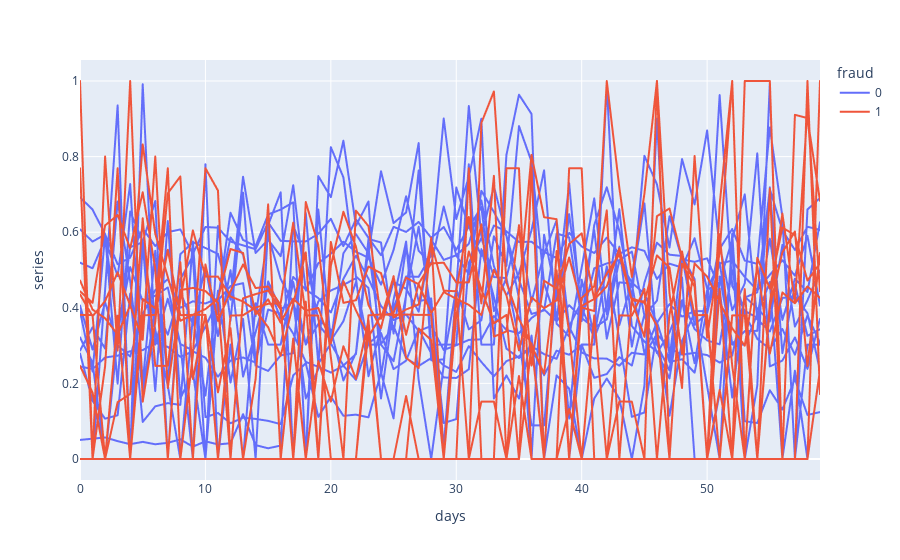

The cell this chart's notebook holds for it:
### Code cell
df_series_stack = pd.DataFrame(df_training_gasratio.iloc[:20, :-1].stack()).reset_index().rename(columns={'level_1':'days', 0: 'series'})
df_series_stack = df_series_stack.merge(df_info[['ico','fraud']], on='ico')

fig = px.line(df_series_stack, x="days", y="series", color="fraud",
              line_group="ico", hover_name="ico")
fig.show()

### Figure 1 — Plotly figure (JSON) as saved in the notebook; plotly's stock layout.template omitted (floating-point values rounded to 4 significant figures)
{"data": [{"hovertemplate": "<b>%{hovertext}</b><br><br>fraud=0<br>ico=0X<br>days=%{x}<br>series=%{y}<extra></extra>", "hovertext": ["0X", "0X", "0X", "0X", "0X", "0X", "0X", "0X", "0X", "0X", "0X", "0X", "0X", "0X", "0X", "0X", "0X", "0X", "0X", "0X", "0X", "0X", "0X", "0X", "0X", "0X", "0X", "0X", "0X", "0X", "0X", "0X", "0X", "0X", "0X", "0X", "0X", "0X", "0X", "0X", "0X", "0X", "0X", "0X", "0X", "0X", "0X", "0X", "0X", "0X", "0X", "0X", "0X", "0X", "0X", "0X", "0X", "0X", "0X", "0X"], "legendgroup": "0", "line": {"color": "#636efa", "dash": "solid"}, "mode": "lines", "name": "0", "showlegend": true, "type": "scattergl", "visible": true, "x": [0, 1, 2, 3, 4, 5, 6, 7, 8, 9, 10, 11, 12, 13, 14, 15, 16, 17, 18, 19, 20, 21, 22, 23, 24, 25, 26, 27, 28, 29, 30, 31, 32, 33, 34, 35, 36, 37, 38, 39, 40, 41, 42, 43, 44, 45, 46, 47, 48, 49, 50, 51, 52, 53, 54, 55, 56, 57, 58, 59], "xaxis": "x", "y": [0.2449, 0.2378, 0.2685, 0.2733, 0.2851, 0.2881, 0.3072, 0.2965, 0.2704, 0.2848, 0.2679, 0.2178, 0.2604, 0.2685, 0.2551, 0.3953, 0.3846, 0.3317, 0.2569, 0.2438, 0.2288, 0.2467, 0.2092, 0.3052, 0.3332, 0.2377, 0.2601, 0.3437, 0.2795, 0.2477, 0.2304, 0.2986, 0.2567, 0.2187, 0.259, 0.2716, 0.2984, 0.2774, 0.265, 0.3504, 0.282, 0.2662, 0.2656, 0.2468, 0.2811, 0.2764, 0.3304, 0.2925, 0.2759, 0.2808, 0.2749, 0.255, 0.2736, 0.4295, 0.3985, 0.3637, 0.5664, 0.3503, 0.42, 0.4982], "yaxis": "y"}, {"hovertemplate": "<b>%{hovertext}</b><br><br>fraud=0<br>ico=AELF<br>days=%{x}<br>series=%{y}<extra></extra>", "hovertext": ["AELF", "AELF", "AELF", "AELF", "AELF", "AELF", "AELF", "AELF", "AELF", "AELF", "AELF", "AELF", "AELF", "AELF", "AELF", "AELF", "AELF", "AELF", "AELF", "AELF", "AELF", "AELF", "AELF", "AELF", "AELF", "AELF", "AELF", "AELF", "AELF", "AELF", "AELF", "AELF", "AELF", "AELF", "AELF", "AELF", "AELF", "AELF", "AELF", "AELF", "AELF", "AELF", "AELF", "AELF", "AELF", "AELF", "AELF", "AELF", "AELF", "AELF", "AELF", "AELF", "AELF", "AELF", "AELF", "AELF", "AELF", "AELF", "AELF", "AELF"], "legendgroup": "0", "line": {"color": "#636efa", "dash": "solid"}, "mode": "lines", "name": "0", "showlegend": false, "type": "scattergl", "visible": true, "x": [0, 1, 2, 3, 4, 5, 6, 7, 8, 9, 10, 11, 12, 13, 14, 15, 16, 17, 18, 19, 20, 21, 22, 23, 24, 25, 26, 27, 28, 29, 30, 31, 32, 33, 34, 35, 36, 37, 38, 39, 40, 41, 42, 43, 44, 45, 46, 47, 48, 49, 50, 51, 52, 53, 54, 55, 56, 57, 58, 59], "xaxis": "x", "y": [0.5195, 0.5046, 0.5819, 0.4839, 0.7274, 0.201, 0.5508, 0.2057, 0.5416, 0.5736, 0.5582, 0.5425, 0.4214, 0.7467, 0.5451, 0.5801, 0.5364, 0.7243, 0.4456, 0.5179, 0.5433, 0.5748, 0.5481, 0.5326, 0.4612, 0.5529, 0.695, 0.5509, 0.5151, 0.668, 0.5382, 0.4891, 0.7094, 0.6536, 0.5904, 0.4735, 0.3837, 0.3931, 0.5966, 0.5862, 0.3669, 0.5045, 0.5172, 0.5261, 0.5487, 0.3793, 0.4189, 0.6422, 0.5284, 0.5216, 0.5309, 0.4502, 0.1625, 0.4272, 0.4409, 0.7138, 0.605, 0.553, 0.6144, 0.606], "yaxis": "y"}, {"hovertemplate": "<b>%{hovertext}</b><br><br>fraud=0<br>ico=AERGO<br>days=%{x}<br>series=%{y}<extra></extra>", "hovertext": ["AERGO", "AERGO", "AERGO", "AERGO", "AERGO", "AERGO", "AERGO", "AERGO", "AERGO", "AERGO", "AERGO", "AERGO", "AERGO", "AERGO", "AERGO", "AERGO", "AERGO", "AERGO", "AERGO", "AERGO", "AERGO", "AERGO", "AERGO", "AERGO", "AERGO", "AERGO", "AERGO", "AERGO", "AERGO", "AERGO", "AERGO", "AERGO", "AERGO", "AERGO", "AERGO", "AERGO", "AERGO", "AERGO", "AERGO", "AERGO", "AERGO", "AERGO", "AERGO", "AERGO", "AERGO", "AERGO", "AERGO", "AERGO", "AERGO", "AERGO", "AERGO", "AERGO", "AERGO", "AERGO", "AERGO", "AERGO", "AERGO", "AERGO", "AERGO", "AERGO"], "legendgroup": "0", "line": {"color": "#636efa", "dash": "solid"}, "mode": "lines", "name": "0", "showlegend": false, "type": "scattergl", "visible": true, "x": [0, 1, 2, 3, 4, 5, 6, 7, 8, 9, 10, 11, 12, 13, 14, 15, 16, 17, 18, 19, 20, 21, 22, 23, 24, 25, 26, 27, 28, 29, 30, 31, 32, 33, 34, 35, 36, 37, 38, 39, 40, 41, 42, 43, 44, 45, 46, 47, 48, 49, 50, 51, 52, 53, 54, 55, 56, 57, 58, 59], "xaxis": "x", "y": [0.3908, 0.2315, 0.5906, 0.3392, 0.5076, 0.4174, 0.432, 0.4538, 0.3044, 0.2868, 0.3499, 0.4193, 0.4575, 0.4652, 0.2472, 0.233, 0.2742, 0.28, 0.6512, 0.252, 0.3057, 0.2472, 0.2777, 0.5585, 0.3044, 0.352, 0.2665, 0.2461, 0.267, 0.2157, 0.2144, 0.2374, 0.5551, 0.4283, 0.292, 0.2671, 0.2964, 0.2214, 0.2866, 0.2759, 0.302, 0.2146, 0.2248, 0.2696, 0.2473, 0.3818, 0.28, 0.3347, 0.42, 0.3439, 0.3139, 0.3033, 0.4988, 0.3845, 0.3178, 0.2911, 0.344, 0.2759, 0.3799, 0.3067], "yaxis": "y"}, {"hovertemplate": "<b>%{hovertext}</b><br><br>fraud=0<br>ico=AIRSWAP<br>days=%{x}<br>series=%{y}<extra></extra>", "hovertext": ["AIRSWAP", "AIRSWAP", "AIRSWAP", "AIRSWAP", "AIRSWAP", "AIRSWAP", "AIRSWAP", "AIRSWAP", "AIRSWAP", "AIRSWAP", "AIRSWAP", "AIRSWAP", "AIRSWAP", "AIRSWAP", "AIRSWAP", "AIRSWAP", "AIRSWAP", "AIRSWAP", "AIRSWAP", "AIRSWAP", "AIRSWAP", "AIRSWAP", "AIRSWAP", "AIRSWAP", "AIRSWAP", "AIRSWAP", "AIRSWAP", "AIRSWAP", "AIRSWAP", "AIRSWAP", "AIRSWAP", "AIRSWAP", "AIRSWAP", "AIRSWAP", "AIRSWAP", "AIRSWAP", "AIRSWAP", "AIRSWAP", "AIRSWAP", "AIRSWAP", "AIRSWAP", "AIRSWAP", "AIRSWAP", "AIRSWAP", "AIRSWAP", "AIRSWAP", "AIRSWAP", "AIRSWAP", "AIRSWAP", "AIRSWAP", "AIRSWAP", "AIRSWAP", "AIRSWAP", "AIRSWAP", "AIRSWAP", "AIRSWAP", "AIRSWAP", "AIRSWAP", "AIRSWAP", "AIRSWAP"], "legendgroup": "0", "line": {"color": "#636efa", "dash": "solid"}, "mode": "lines", "name": "0", "showlegend": false, "type": "scattergl", "visible": true, "x": [0, 1, 2, 3, 4, 5, 6, 7, 8, 9, 10, 11, 12, 13, 14, 15, 16, 17, 18, 19, 20, 21, 22, 23, 24, 25, 26, 27, 28, 29, 30, 31, 32, 33, 34, 35, 36, 37, 38, 39, 40, 41, 42, 43, 44, 45, 46, 47, 48, 49, 50, 51, 52, 53, 54, 55, 56, 57, 58, 59], "xaxis": "x", "y": [0.4062, 0.2895, 0.4148, 0.3008, 0.2711, 0.3838, 0.4469, 0.4759, 0.4001, 0.4172, 0.4114, 0.4249, 0.5862, 0.5406, 0.378, 0.5919, 0.476, 0.4133, 0.3043, 0.4169, 0.4457, 0.4605, 0.4784, 0.2189, 0.3485, 0.4686, 0.4506, 0.3897, 0.5805, 0.5267, 0.539, 0.5692, 0.6841, 0.5097, 0.4326, 0.4922, 0.6053, 0.7637, 0.3581, 0.3243, 0.5066, 0.6895, 0.3827, 0.5617, 0.2972, 0.4663, 0.5723, 0.5406, 0.537, 0.3549, 0.3859, 0.5196, 0.3044, 0.3384, 0.3389, 0.7187, 0.28, 0.4618, 0.3258, 0.3434], "yaxis": "y"}, {"hovertemplate": "<b>%{hovertext}</b><br><br>fraud=0<br>ico=AKROPOLIS<br>days=%{x}<br>series=%{y}<extra></extra>", "hovertext": ["AKROPOLIS", "AKROPOLIS", "AKROPOLIS", "AKROPOLIS", "AKROPOLIS", "AKROPOLIS", "AKROPOLIS", "AKROPOLIS", "AKROPOLIS", "AKROPOLIS", "AKROPOLIS", "AKROPOLIS", "AKROPOLIS", "AKROPOLIS", "AKROPOLIS", "AKROPOLIS", "AKROPOLIS", "AKROPOLIS", "AKROPOLIS", "AKROPOLIS", "AKROPOLIS", "AKROPOLIS", "AKROPOLIS", "AKROPOLIS", "AKROPOLIS", "AKROPOLIS", "AKROPOLIS", "AKROPOLIS", "AKROPOLIS", "AKROPOLIS", "AKROPOLIS", "AKROPOLIS", "AKROPOLIS", "AKROPOLIS", "AKROPOLIS", "AKROPOLIS", "AKROPOLIS", "AKROPOLIS", "AKROPOLIS", "AKROPOLIS", "AKROPOLIS", "AKROPOLIS", "AKROPOLIS", "AKROPOLIS", "AKROPOLIS", "AKROPOLIS", "AKROPOLIS", "AKROPOLIS", "AKROPOLIS", "AKROPOLIS", "AKROPOLIS", "AKROPOLIS", "AKROPOLIS", "AKROPOLIS", "AKROPOLIS", "AKROPOLIS", "AKROPOLIS", "AKROPOLIS", "AKROPOLIS", "AKROPOLIS"], "legendgroup": "0", "line": {"color": "#636efa", "dash": "solid"}, "mode": "lines", "name": "0", "showlegend": false, "type": "scattergl", "visible": true, "x": [0, 1, 2, 3, 4, 5, 6, 7, 8, 9, 10, 11, 12, 13, 14, 15, 16, 17, 18, 19, 20, 21, 22, 23, 24, 25, 26, 27, 28, 29, 30, 31, 32, 33, 34, 35, 36, 37, 38, 39, 40, 41, 42, 43, 44, 45, 46, 47, 48, 49, 50, 51, 52, 53, 54, 55, 56, 57, 58, 59], "xaxis": "x", "y": [0, 0, 0.447, 0.9355, 0, 0.9915, 0.3027, 0.4241, 0.3027, 0, 0.7797, 0, 0.3027, 0, 0.412, 0.3027, 0.3027, 0.4683, 0.3026, 0.3572, 0.3134, 0.3646, 0.4683, 0.3027, 0.3027, 0.2587, 0.433, 0.7634, 0.3027, 0.3027, 0.3027, 0.7797, 0.3026, 0.3027, 0.8045, 0.9637, 0.9128, 0, 0, 0, 0.3028, 0.3027, 0.9902, 0.3542, 0.467, 0.6763, 0.3026, 0.2344, 0.4802, 0, 0, 0.4826, 0.3027, 0.3027, 0.3827, 0.4682, 0, 0, 0.3027, 0.3027], "yaxis": "y"}, {"hovertemplate": "<b>%{hovertext}</b><br><br>fraud=0<br>ico=AMPLEFORTH<br>days=%{x}<br>series=%{y}<extra></extra>", "hovertext": ["AMPLEFORTH", "AMPLEFORTH", "AMPLEFORTH", "AMPLEFORTH", "AMPLEFORTH", "AMPLEFORTH", "AMPLEFORTH", "AMPLEFORTH", "AMPLEFORTH", "AMPLEFORTH", "AMPLEFORTH", "AMPLEFORTH", "AMPLEFORTH", "AMPLEFORTH", "AMPLEFORTH", "AMPLEFORTH", "AMPLEFORTH", "AMPLEFORTH", "AMPLEFORTH", "AMPLEFORTH", "AMPLEFORTH", "AMPLEFORTH", "AMPLEFORTH", "AMPLEFORTH", "AMPLEFORTH", "AMPLEFORTH", "AMPLEFORTH", "AMPLEFORTH", "AMPLEFORTH", "AMPLEFORTH", "AMPLEFORTH", "AMPLEFORTH", "AMPLEFORTH", "AMPLEFORTH", "AMPLEFORTH", "AMPLEFORTH", "AMPLEFORTH", "AMPLEFORTH", "AMPLEFORTH", "AMPLEFORTH", "AMPLEFORTH", "AMPLEFORTH", "AMPLEFORTH", "AMPLEFORTH", "AMPLEFORTH", "AMPLEFORTH", "AMPLEFORTH", "AMPLEFORTH", "AMPLEFORTH", "AMPLEFORTH", "AMPLEFORTH", "AMPLEFORTH", "AMPLEFORTH", "AMPLEFORTH", "AMPLEFORTH", "AMPLEFORTH", "AMPLEFORTH", "AMPLEFORTH", "AMPLEFORTH", "AMPLEFORTH"], "legendgroup": "0", "line": {"color": "#636efa", "dash": "solid"}, "mode": "lines", "name": "0", "showlegend": false, "type": "scattergl", "visible": true, "x": [0, 1, 2, 3, 4, 5, 6, 7, 8, 9, 10, 11, 12, 13, 14, 15, 16, 17, 18, 19, 20, 21, 22, 23, 24, 25, 26, 27, 28, 29, 30, 31, 32, 33, 34, 35, 36, 37, 38, 39, 40, 41, 42, 43, 44, 45, 46, 47, 48, 49, 50, 51, 52, 53, 54, 55, 56, 57, 58, 59], "xaxis": "x", "y": [0, 0, 0, 0, 0, 0.5687, 0.1796, 0.6296, 0.1602, 0.2295, 0, 0.6163, 0.3659, 0.7045, 0.2588, 0.4697, 0.3966, 0.4156, 0.1602, 0.2384, 0.8249, 0.7451, 0.4832, 0.4522, 0.1602, 0.401, 0.483, 0.4819, 0.5393, 0.9008, 0.6348, 0.7462, 0.9002, 0.1601, 0.2212, 0.1598, 0.3264, 0, 0.2212, 0.1859, 0, 0.1602, 0.2128, 0.16, 0, 0.1939, 0.9002, 0.2643, 0.5379, 0.4758, 0, 0.1745, 0.555, 0, 0.194, 0.9946, 0, 0.2336, 0, 0.2336], "yaxis": "y"}, {"hovertemplate": "<b>%{hovertext}</b><br><br>fraud=0<br>ico=ANKR<br>days=%{x}<br>series=%{y}<extra></extra>", "hovertext": ["ANKR", "ANKR", "ANKR", "ANKR", "ANKR", "ANKR", "ANKR", "ANKR", "ANKR", "ANKR", "ANKR", "ANKR", "ANKR", "ANKR", "ANKR", "ANKR", "ANKR", "ANKR", "ANKR", "ANKR", "ANKR", "ANKR", "ANKR", "ANKR", "ANKR", "ANKR", "ANKR", "ANKR", "ANKR", "ANKR", "ANKR", "ANKR", "ANKR", "ANKR", "ANKR", "ANKR", "ANKR", "ANKR", "ANKR", "ANKR", "ANKR", "ANKR", "ANKR", "ANKR", "ANKR", "ANKR", "ANKR", "ANKR", "ANKR", "ANKR", "ANKR", "ANKR", "ANKR", "ANKR", "ANKR", "ANKR", "ANKR", "ANKR", "ANKR", "ANKR"], "legendgroup": "0", "line": {"color": "#636efa", "dash": "solid"}, "mode": "lines", "name": "0", "showlegend": false, "type": "scattergl", "visible": true, "x": [0, 1, 2, 3, 4, 5, 6, 7, 8, 9, 10, 11, 12, 13, 14, 15, 16, 17, 18, 19, 20, 21, 22, 23, 24, 25, 26, 27, 28, 29, 30, 31, 32, 33, 34, 35, 36, 37, 38, 39, 40, 41, 42, 43, 44, 45, 46, 47, 48, 49, 50, 51, 52, 53, 54, 55, 56, 57, 58, 59], "xaxis": "x", "y": [0.05043, 0.05373, 0.05704, 0.0473, 0.03917, 0.0453, 0.03895, 0.04282, 0.052, 0.03263, 0.0468, 0.03859, 0.04169, 0.1186, 0.03674, 0.02836, 0.03553, 0.6181, 0.5309, 0.3684, 0.3419, 0.2078, 0.2808, 0.5821, 0.5729, 0.3318, 0.5593, 0.4172, 0.4248, 0.03184, 0.4516, 0.343, 0.3673, 0.5892, 0.5107, 0.8806, 0.7867, 0.4651, 0.3654, 0.6476, 0.401, 0.32, 0.4071, 0.661, 0.3518, 0.3105, 0.2842, 0.2132, 0.4187, 0.2533, 0.4467, 0.4674, 0.5811, 0.7001, 0.3691, 0.3374, 0.4258, 0.431, 0.3856, 0.2334], "yaxis": "y"}, {"hovertemplate": "<b>%{hovertext}</b><br><br>fraud=0<br>ico=ARCBLOCK<br>days=%{x}<br>series=%{y}<extra></extra>", "hovertext": ["ARCBLOCK", "ARCBLOCK", "ARCBLOCK", "ARCBLOCK", "ARCBLOCK", "ARCBLOCK", "ARCBLOCK", "ARCBLOCK", "ARCBLOCK", "ARCBLOCK", "ARCBLOCK", "ARCBLOCK", "ARCBLOCK", "ARCBLOCK", "ARCBLOCK", "ARCBLOCK", "ARCBLOCK", "ARCBLOCK", "ARCBLOCK", "ARCBLOCK", "ARCBLOCK", "ARCBLOCK", "ARCBLOCK", "ARCBLOCK", "ARCBLOCK", "ARCBLOCK", "ARCBLOCK", "ARCBLOCK", "ARCBLOCK", "ARCBLOCK", "ARCBLOCK", "ARCBLOCK", "ARCBLOCK", "ARCBLOCK", "ARCBLOCK", "ARCBLOCK", "ARCBLOCK", "ARCBLOCK", "ARCBLOCK", "ARCBLOCK", "ARCBLOCK", "ARCBLOCK", "ARCBLOCK", "ARCBLOCK", "ARCBLOCK", "ARCBLOCK", "ARCBLOCK", "ARCBLOCK", "ARCBLOCK", "ARCBLOCK", "ARCBLOCK", "ARCBLOCK", "ARCBLOCK", "ARCBLOCK", "ARCBLOCK", "ARCBLOCK", "ARCBLOCK", "ARCBLOCK", "ARCBLOCK", "ARCBLOCK"], "legendgroup": "0", "line": {"color": "#636efa", "dash": "solid"}, "mode": "lines", "name": "0", "showlegend": false, "type": "scattergl", "visible": true, "x": [0, 1, 2, 3, 4, 5, 6, 7, 8, 9, 10, 11, 12, 13, 14, 15, 16, 17, 18, 19, 20, 21, 22, 23, 24, 25, 26, 27, 28, 29, 30, 31, 32, 33, 34, 35, 36, 37, 38, 39, 40, 41, 42, 43, 44, 45, 46, 47, 48, 49, 50, 51, 52, 53, 54, 55, 56, 57, 58, 59], "xaxis": "x", "y": [0.2866, 0.3484, 0.292, 0.6811, 0.471, 0.1791, 0.403, 0.3288, 0.4433, 0.3559, 0.5105, 0.3252, 0.4994, 0.218, 0.3356, 0.4574, 0.3712, 0.4817, 0.4481, 0.4258, 0.3877, 0.4763, 0.5379, 0.4771, 0.4045, 0.3677, 0.3821, 0.3389, 0.3519, 0.2885, 0.3009, 0.3151, 0.3166, 0.3781, 0.3411, 0.3327, 0.3732, 0.396, 0.3643, 0.4069, 0.373, 0.3466, 0.3694, 0.5249, 0.4663, 0.4375, 0.3603, 0.4097, 0.3768, 0.3911, 0.3913, 0.569, 0.3934, 0.4645, 0.8086, 0.245, 0.2603, 0.3216, 0.2385, 0.3707], "yaxis": "y"}, {"hovertemplate": "<b>%{hovertext}</b><br><br>fraud=0<br>ico=ARPA<br>days=%{x}<br>series=%{y}<extra></extra>", "hovertext": ["ARPA", "ARPA", "ARPA", "ARPA", "ARPA", "ARPA", "ARPA", "ARPA", "ARPA", "ARPA", "ARPA", "ARPA", "ARPA", "ARPA", "ARPA", "ARPA", "ARPA", "ARPA", "ARPA", "ARPA", "ARPA", "ARPA", "ARPA", "ARPA", "ARPA", "ARPA", "ARPA", "ARPA", "ARPA", "ARPA", "ARPA", "ARPA", "ARPA", "ARPA", "ARPA", "ARPA", "ARPA", "ARPA", "ARPA", "ARPA", "ARPA", "ARPA", "ARPA", "ARPA", "ARPA", "ARPA", "ARPA", "ARPA", "ARPA", "ARPA", "ARPA", "ARPA", "ARPA", "ARPA", "ARPA", "ARPA", "ARPA", "ARPA", "ARPA", "ARPA"], "legendgroup": "0", "line": {"color": "#636efa", "dash": "solid"}, "mode": "lines", "name": "0", "showlegend": false, "type": "scattergl", "visible": true, "x": [0, 1, 2, 3, 4, 5, 6, 7, 8, 9, 10, 11, 12, 13, 14, 15, 16, 17, 18, 19, 20, 21, 22, 23, 24, 25, 26, 27, 28, 29, 30, 31, 32, 33, 34, 35, 36, 37, 38, 39, 40, 41, 42, 43, 44, 45, 46, 47, 48, 49, 50, 51, 52, 53, 54, 55, 56, 57, 58, 59], "xaxis": "x", "y": [0.3219, 0.2547, 0, 0.3225, 0.5604, 0.5734, 0.3417, 0.1939, 0, 0.377, 0.1677, 0.4452, 0.2021, 0.3705, 0, 0.6189, 0.7055, 0, 0, 0.7485, 0.6927, 0.842, 0.617, 0.6812, 0.2215, 0.4207, 0.5752, 0.2092, 0, 0.247, 0.7184, 0.6127, 0.6666, 0.3912, 0.4808, 0.6086, 0.4159, 0.5428, 0.6317, 0.3504, 0.4176, 0.6055, 0.3183, 0.4673, 0.4637, 0.2797, 0.3623, 0.2568, 0.2638, 0.2284, 0.3962, 0.9627, 0.4583, 0.3918, 0.3736, 0.5829, 0.368, 0.4769, 0.4418, 0.6265], "yaxis": "y"}, {"hovertemplate": "<b>%{hovertext}</b><br><br>fraud=0<br>ico=BANCOR<br>days=%{x}<br>series=%{y}<extra></extra>", "hovertext": ["BANCOR", "BANCOR", "BANCOR", "BANCOR", "BANCOR", "BANCOR", "BANCOR", "BANCOR", "BANCOR", "BANCOR", "BANCOR", "BANCOR", "BANCOR", "BANCOR", "BANCOR", "BANCOR", "BANCOR", "BANCOR", "BANCOR", "BANCOR", "BANCOR", "BANCOR", "BANCOR", "BANCOR", "BANCOR", "BANCOR", "BANCOR", "BANCOR", "BANCOR", "BANCOR", "BANCOR", "BANCOR", "BANCOR", "BANCOR", "BANCOR", "BANCOR", "BANCOR", "BANCOR", "BANCOR", "BANCOR", "BANCOR", "BANCOR", "BANCOR", "BANCOR", "BANCOR", "BANCOR", "BANCOR", "BANCOR", "BANCOR", "BANCOR", "BANCOR", "BANCOR", "BANCOR", "BANCOR", "BANCOR", "BANCOR", "BANCOR", "BANCOR", "BANCOR", "BANCOR"], "legendgroup": "0", "line": {"color": "#636efa", "dash": "solid"}, "mode": "lines", "name": "0", "showlegend": false, "type": "scattergl", "visible": true, "x": [0, 1, 2, 3, 4, 5, 6, 7, 8, 9, 10, 11, 12, 13, 14, 15, 16, 17, 18, 19, 20, 21, 22, 23, 24, 25, 26, 27, 28, 29, 30, 31, 32, 33, 34, 35, 36, 37, 38, 39, 40, 41, 42, 43, 44, 45, 46, 47, 48, 49, 50, 51, 52, 53, 54, 55, 56, 57, 58, 59], "xaxis": "x", "y": [0.6075, 0.5751, 0.594, 0.5152, 0.5326, 0.6099, 0.5633, 0.6001, 0.6074, 0.5425, 0.6137, 0.612, 0.5751, 0.5652, 0.555, 0.6263, 0.5773, 0.5757, 0.5756, 0.5957, 0.6355, 0.5631, 0.634, 0.5852, 0.5392, 0.6143, 0.6006, 0.6272, 0.5852, 0.6137, 0.5535, 0.6154, 0.5372, 0.6177, 0.6021, 0.5741, 0.5749, 0.5479, 0.5316, 0.5983, 0.5621, 0.5449, 0.5857, 0.5426, 0.5601, 0.5507, 0.4763, 0.5168, 0.5064, 0.584, 0.4508, 0.5174, 0.5247, 0.4815, 0.4461, 0.4873, 0.5258, 0.485, 0.5904, 0.4059], "yaxis": "y"}, {"hovertemplate": "<b>%{hovertext}</b><br><br>fraud=0<br>ico=BAND<br>days=%{x}<br>series=%{y}<extra></extra>", "hovertext": ["BAND", "BAND", "BAND", "BAND", "BAND", "BAND", "BAND", "BAND", "BAND", "BAND", "BAND", "BAND", "BAND", "BAND", "BAND", "BAND", "BAND", "BAND", "BAND", "BAND", "BAND", "BAND", "BAND", "BAND", "BAND", "BAND", "BAND", "BAND", "BAND", "BAND", "BAND", "BAND", "BAND", "BAND", "BAND", "BAND", "BAND", "BAND", "BAND", "BAND", "BAND", "BAND", "BAND", "BAND", "BAND", "BAND", "BAND", "BAND", "BAND", "BAND", "BAND", "BAND", "BAND", "BAND", "BAND", "BAND", "BAND", "BAND", "BAND", "BAND"], "legendgroup": "0", "line": {"color": "#636efa", "dash": "solid"}, "mode": "lines", "name": "0", "showlegend": false, "type": "scattergl", "visible": true, "x": [0, 1, 2, 3, 4, 5, 6, 7, 8, 9, 10, 11, 12, 13, 14, 15, 16, 17, 18, 19, 20, 21, 22, 23, 24, 25, 26, 27, 28, 29, 30, 31, 32, 33, 34, 35, 36, 37, 38, 39, 40, 41, 42, 43, 44, 45, 46, 47, 48, 49, 50, 51, 52, 53, 54, 55, 56, 57, 58, 59], "xaxis": "x", "y": [0.6923, 0.66, 0.5948, 0.1993, 0.6548, 0.5749, 0.6825, 0, 0.4754, 0.5373, 0, 0.4202, 0.6515, 0.5795, 0.5631, 0.6468, 0.66, 0.679, 0, 0.66, 0.312, 0.5442, 0.5948, 0.5442, 0.7612, 0.6241, 0.6523, 0.8357, 0.2611, 0.2635, 0.4504, 0.934, 0.5895, 0.7217, 0.59, 0.4247, 0, 0.5932, 0.4278, 0.7294, 0.3647, 0.6189, 0.7189, 0.6043, 0.4247, 0.8021, 0.7266, 0.5595, 0.7934, 0.6735, 0.8692, 0.5559, 0.6085, 0.525, 0.5162, 0.877, 0.641, 0, 0.66, 0.6905], "yaxis": "y"}, {"hovertemplate": "<b>%{hovertext}</b><br><br>fraud=0<br>ico=BANKEX<br>days=%{x}<br>series=%{y}<extra></extra>", "hovertext": ["BANKEX", "BANKEX", "BANKEX", "BANKEX", "BANKEX", "BANKEX", "BANKEX", "BANKEX", "BANKEX", "BANKEX", "BANKEX", "BANKEX", "BANKEX", "BANKEX", "BANKEX", "BANKEX", "BANKEX", "BANKEX", "BANKEX", "BANKEX", "BANKEX", "BANKEX", "BANKEX", "BANKEX", "BANKEX", "BANKEX", "BANKEX", "BANKEX", "BANKEX", "BANKEX", "BANKEX", "BANKEX", "BANKEX", "BANKEX", "BANKEX", "BANKEX", "BANKEX", "BANKEX", "BANKEX", "BANKEX", "BANKEX", "BANKEX", "BANKEX", "BANKEX", "BANKEX", "BANKEX", "BANKEX", "BANKEX", "BANKEX", "BANKEX", "BANKEX", "BANKEX", "BANKEX", "BANKEX", "BANKEX", "BANKEX", "BANKEX", "BANKEX", "BANKEX", "BANKEX"], "legendgroup": "0", "line": {"color": "#636efa", "dash": "solid"}, "mode": "lines", "name": "0", "showlegend": false, "type": "scattergl", "visible": true, "x": [0, 1, 2, 3, 4, 5, 6, 7, 8, 9, 10, 11, 12, 13, 14, 15, 16, 17, 18, 19, 20, 21, 22, 23, 24, 25, 26, 27, 28, 29, 30, 31, 32, 33, 34, 35, 36, 37, 38, 39, 40, 41, 42, 43, 44, 45, 46, 47, 48, 49, 50, 51, 52, 53, 54, 55, 56, 57, 58, 59], "xaxis": "x", "y": [0.2793, 0.1539, 0.1066, 0.1157, 0.4374, 0.09808, 0.1393, 0.1478, 0.1432, 0.5754, 0.1106, 0.1217, 0.09445, 0.1094, 0.106, 0.1009, 0.09217, 0.2211, 0.2535, 0.1114, 0.1651, 0.1143, 0.1173, 0.1102, 0.2289, 0.1075, 0.4355, 0.6145, 0.3848, 0.09517, 0.1056, 0.5193, 0.5849, 0.4814, 0.4785, 0.3154, 0.08899, 0.08898, 0.4705, 0.1072, 0.4744, 0.3245, 0.5097, 0.3157, 0.1116, 0.123, 0.3375, 0.1145, 0.3125, 0.3869, 0.1929, 0, 0.5963, 0.09997, 0.09533, 0.1819, 0.1311, 0.2115, 0.1166, 0.1242], "yaxis": "y"}, {"hovertemplate": "<b>%{hovertext}</b><br><br>fraud=1<br>ico=0XCERT<br>days=%{x}<br>series=%{y}<extra></extra>", "hovertext": ["0XCERT", "0XCERT", "0XCERT", "0XCERT", "0XCERT", "0XCERT", "0XCERT", "0XCERT", "0XCERT", "0XCERT", "0XCERT", "0XCERT", "0XCERT", "0XCERT", "0XCERT", "0XCERT", "0XCERT", "0XCERT", "0XCERT", "0XCERT", "0XCERT", "0XCERT", "0XCERT", "0XCERT", "0XCERT", "0XCERT", "0XCERT", "0XCERT", "0XCERT", "0XCERT", "0XCERT", "0XCERT", "0XCERT", "0XCERT", "0XCERT", "0XCERT", "0XCERT", "0XCERT", "0XCERT", "0XCERT", "0XCERT", "0XCERT", "0XCERT", "0XCERT", "0XCERT", "0XCERT", "0XCERT", "0XCERT", "0XCERT", "0XCERT", "0XCERT", "0XCERT", "0XCERT", "0XCERT", "0XCERT", "0XCERT", "0XCERT", "0XCERT", "0XCERT", "0XCERT"], "legendgroup": "1", "line": {"color": "#EF553B", "dash": "solid"}, "mode": "lines", "name": "1", "showlegend": true, "type": "scattergl", "visible": true, "x": [0, 1, 2, 3, 4, 5, 6, 7, 8, 9, 10, 11, 12, 13, 14, 15, 16, 17, 18, 19, 20, 21, 22, 23, 24, 25, 26, 27, 28, 29, 30, 31, 32, 33, 34, 35, 36, 37, 38, 39, 40, 41, 42, 43, 44, 45, 46, 47, 48, 49, 50, 51, 52, 53, 54, 55, 56, 57, 58, 59], "xaxis": "x", "y": [0.3812, 0.3808, 0, 0.379, 0, 0.3801, 0.3812, 0.5535, 0.3806, 0.3812, 0.3814, 0, 0.3794, 0.3804, 0.4006, 0.4106, 0.4121, 0.6252, 0.3801, 0.3794, 0, 0, 0, 0.3801, 0.3822, 0.3812, 0.3822, 0.3812, 0.3812, 0, 0.3801, 0.549, 0.4493, 0.359, 0.3812, 0, 0.7708, 0, 0.5502, 0.3367, 0, 0.3801, 0, 0.3801, 0.379, 0.45, 0, 0.3812, 0.549, 0.3801, 0.3812, 0, 0.3801, 0.3801, 0, 0.7156, 0, 0.9106, 0.9018, 0.683], "yaxis": "y"}, {"hovertemplate": "<b>%{hovertext}</b><br><br>fraud=1<br>ico=4NEW<br>days=%{x}<br>series=%{y}<extra></extra>", "hovertext": ["4NEW", "4NEW", "4NEW", "4NEW", "4NEW", "4NEW", "4NEW", "4NEW", "4NEW", "4NEW", "4NEW", "4NEW", "4NEW", "4NEW", "4NEW", "4NEW", "4NEW", "4NEW", "4NEW", "4NEW", "4NEW", "4NEW", "4NEW", "4NEW", "4NEW", "4NEW", "4NEW", "4NEW", "4NEW", "4NEW", "4NEW", "4NEW", "4NEW", "4NEW", "4NEW", "4NEW", "4NEW", "4NEW", "4NEW", "4NEW", "4NEW", "4NEW", "4NEW", "4NEW", "4NEW", "4NEW", "4NEW", "4NEW", "4NEW", "4NEW", "4NEW", "4NEW", "4NEW", "4NEW", "4NEW", "4NEW", "4NEW", "4NEW", "4NEW", "4NEW"], "legendgroup": "1", "line": {"color": "#EF553B", "dash": "solid"}, "mode": "lines", "name": "1", "showlegend": false, "type": "scattergl", "visible": true, "x": [0, 1, 2, 3, 4, 5, 6, 7, 8, 9, 10, 11, 12, 13, 14, 15, 16, 17, 18, 19, 20, 21, 22, 23, 24, 25, 26, 27, 28, 29, 30, 31, 32, 33, 34, 35, 36, 37, 38, 39, 40, 41, 42, 43, 44, 45, 46, 47, 48, 49, 50, 51, 52, 53, 54, 55, 56, 57, 58, 59], "xaxis": "x", "y": [0.4356, 0.3777, 0.4176, 0.494, 0.406, 0.3153, 0.8003, 0.1877, 0.4211, 0.6048, 0.4828, 0.4823, 0.43, 0.4166, 0.3933, 0.3485, 0.2729, 0.4107, 0.5466, 0, 0.5112, 0.6541, 0.5615, 0.4071, 0.3458, 0.4837, 0.268, 0.2406, 0.5856, 0, 0.4381, 0, 0.889, 0.9722, 0.4668, 0.3709, 0.3013, 0.2255, 0.4991, 0, 0.4006, 0.3914, 1, 0.7178, 0.4817, 0.7016, 1, 0.4384, 0.1879, 0.8017, 0.3206, 0.5472, 1, 0, 0, 0.4012, 0.5466, 0.6019, 0.2461, 0.5453], "yaxis": "y"}, {"hovertemplate": "<b>%{hovertext}</b><br><br>fraud=1<br>ico=ABULABA<br>days=%{x}<br>series=%{y}<extra></extra>", "hovertext": ["ABULABA", "ABULABA", "ABULABA", "ABULABA", "ABULABA", "ABULABA", "ABULABA", "ABULABA", "ABULABA", "ABULABA", "ABULABA", "ABULABA", "ABULABA", "ABULABA", "ABULABA", "ABULABA", "ABULABA", "ABULABA", "ABULABA", "ABULABA", "ABULABA", "ABULABA", "ABULABA", "ABULABA", "ABULABA", "ABULABA", "ABULABA", "ABULABA", "ABULABA", "ABULABA", "ABULABA", "ABULABA", "ABULABA", "ABULABA", "ABULABA", "ABULABA", "ABULABA", "ABULABA", "ABULABA", "ABULABA", "ABULABA", "ABULABA", "ABULABA", "ABULABA", "ABULABA", "ABULABA", "ABULABA", "ABULABA", "ABULABA", "ABULABA", "ABULABA", "ABULABA", "ABULABA", "ABULABA", "ABULABA", "ABULABA", "ABULABA", "ABULABA", "ABULABA", "ABULABA"], "legendgroup": "1", "line": {"color": "#EF553B", "dash": "solid"}, "mode": "lines", "name": "1", "showlegend": false, "type": "scattergl", "visible": true, "x": [0, 1, 2, 3, 4, 5, 6, 7, 8, 9, 10, 11, 12, 13, 14, 15, 16, 17, 18, 19, 20, 21, 22, 23, 24, 25, 26, 27, 28, 29, 30, 31, 32, 33, 34, 35, 36, 37, 38, 39, 40, 41, 42, 43, 44, 45, 46, 47, 48, 49, 50, 51, 52, 53, 54, 55, 56, 57, 58, 59], "xaxis": "x", "y": [0.7692, 0, 0.2455, 0.7692, 0, 0.4233, 0.3984, 0.7692, 0, 0.2743, 0.7692, 0.7102, 0, 0, 0, 0, 0, 0, 0, 0, 0, 0, 0, 0.3419, 0, 0, 0, 0.3455, 0.3145, 0, 0, 0.7692, 0, 0, 0.7692, 0.7692, 0, 0, 0, 0.7692, 0.7692, 0, 0, 0, 0, 0, 0, 0, 0, 0, 0, 0, 0, 0, 0, 0, 0, 0, 0, 0.2359], "yaxis": "y"}, {"hovertemplate": "<b>%{hovertext}</b><br><br>fraud=1<br>ico=AIDCOIN<br>days=%{x}<br>series=%{y}<extra></extra>", "hovertext": ["AIDCOIN", "AIDCOIN", "AIDCOIN", "AIDCOIN", "AIDCOIN", "AIDCOIN", "AIDCOIN", "AIDCOIN", "AIDCOIN", "AIDCOIN", "AIDCOIN", "AIDCOIN", "AIDCOIN", "AIDCOIN", "AIDCOIN", "AIDCOIN", "AIDCOIN", "AIDCOIN", "AIDCOIN", "AIDCOIN", "AIDCOIN", "AIDCOIN", "AIDCOIN", "AIDCOIN", "AIDCOIN", "AIDCOIN", "AIDCOIN", "AIDCOIN", "AIDCOIN", "AIDCOIN", "AIDCOIN", "AIDCOIN", "AIDCOIN", "AIDCOIN", "AIDCOIN", "AIDCOIN", "AIDCOIN", "AIDCOIN", "AIDCOIN", "AIDCOIN", "AIDCOIN", "AIDCOIN", "AIDCOIN", "AIDCOIN", "AIDCOIN", "AIDCOIN", "AIDCOIN", "AIDCOIN", "AIDCOIN", "AIDCOIN", "AIDCOIN", "AIDCOIN", "AIDCOIN", "AIDCOIN", "AIDCOIN", "AIDCOIN", "AIDCOIN", "AIDCOIN", "AIDCOIN", "AIDCOIN"], "legendgroup": "1", "line": {"color": "#EF553B", "dash": "solid"}, "mode": "lines", "name": "1", "showlegend": false, "type": "scattergl", "visible": true, "x": [0, 1, 2, 3, 4, 5, 6, 7, 8, 9, 10, 11, 12, 13, 14, 15, 16, 17, 18, 19, 20, 21, 22, 23, 24, 25, 26, 27, 28, 29, 30, 31, 32, 33, 34, 35, 36, 37, 38, 39, 40, 41, 42, 43, 44, 45, 46, 47, 48, 49, 50, 51, 52, 53, 54, 55, 56, 57, 58, 59], "xaxis": "x", "y": [0.2466, 0.1759, 0, 0.1505, 0.1718, 0.637, 0.2462, 0.2466, 0.5207, 0, 0.5148, 0.3655, 0.4441, 0.5148, 0.4522, 0.4565, 0.4072, 0, 0.6799, 0.5658, 0.2697, 0, 0.657, 0.6159, 0.371, 0.4822, 0.3285, 0.4641, 0.5174, 0.5194, 0.4669, 0.4673, 0.621, 0.3237, 0.3375, 0.6186, 0.2473, 0.4718, 0.4508, 0.5688, 0.597, 0.4215, 0.4565, 0.5575, 0.4187, 0.3232, 0.6425, 0.6627, 0.5321, 0.4689, 0, 0.5948, 0.2468, 0, 0.5324, 0.4504, 0.6121, 0.5924, 0.472, 0.5178], "yaxis": "y"}, {"hovertemplate": "<b>%{hovertext}</b><br><br>fraud=1<br>ico=ALLME<br>days=%{x}<br>series=%{y}<extra></extra>", "hovertext": ["ALLME", "ALLME", "ALLME", "ALLME", "ALLME", "ALLME", "ALLME", "ALLME", "ALLME", "ALLME", "ALLME", "ALLME", "ALLME", "ALLME", "ALLME", "ALLME", "ALLME", "ALLME", "ALLME", "ALLME", "ALLME", "ALLME", "ALLME", "ALLME", "ALLME", "ALLME", "ALLME", "ALLME", "ALLME", "ALLME", "ALLME", "ALLME", "ALLME", "ALLME", "ALLME", "ALLME", "ALLME", "ALLME", "ALLME", "ALLME", "ALLME", "ALLME", "ALLME", "ALLME", "ALLME", "ALLME", "ALLME", "ALLME", "ALLME", "ALLME", "ALLME", "ALLME", "ALLME", "ALLME", "ALLME", "ALLME", "ALLME", "ALLME", "ALLME", "ALLME"], "legendgroup": "1", "line": {"color": "#EF553B", "dash": "solid"}, "mode": "lines", "name": "1", "showlegend": false, "type": "scattergl", "visible": true, "x": [0, 1, 2, 3, 4, 5, 6, 7, 8, 9, 10, 11, 12, 13, 14, 15, 16, 17, 18, 19, 20, 21, 22, 23, 24, 25, 26, 27, 28, 29, 30, 31, 32, 33, 34, 35, 36, 37, 38, 39, 40, 41, 42, 43, 44, 45, 46, 47, 48, 49, 50, 51, 52, 53, 54, 55, 56, 57, 58, 59], "xaxis": "x", "y": [1, 0, 0.8003, 0.2867, 1, 0.1516, 0.3621, 0.703, 0.7475, 0.2118, 0.3811, 0.1764, 0.346, 0, 0.212, 0.6737, 0, 0.3185, 0, 0.259, 0.1518, 0.2982, 0.2118, 0.3673, 0, 0, 0.1666, 0, 0, 0, 0, 0, 0.1518, 0.1518, 0, 0.2195, 0, 0, 0, 0.1322, 0, 0, 0, 0.1521, 0.1518, 0, 0, 0, 0, 0, 0, 0.6737, 1, 0, 0, 0, 0, 0, 1, 0.1718], "yaxis": "y"}, {"hovertemplate": "<b>%{hovertext}</b><br><br>fraud=1<br>ico=ARBITRAGE<br>days=%{x}<br>series=%{y}<extra></extra>", "hovertext": ["ARBITRAGE", "ARBITRAGE", "ARBITRAGE", "ARBITRAGE", "ARBITRAGE", "ARBITRAGE", "ARBITRAGE", "ARBITRAGE", "ARBITRAGE", "ARBITRAGE", "ARBITRAGE", "ARBITRAGE", "ARBITRAGE", "ARBITRAGE", "ARBITRAGE", "ARBITRAGE", "ARBITRAGE", "ARBITRAGE", "ARBITRAGE", "ARBITRAGE", "ARBITRAGE", "ARBITRAGE", "ARBITRAGE", "ARBITRAGE", "ARBITRAGE", "ARBITRAGE", "ARBITRAGE", "ARBITRAGE", "ARBITRAGE", "ARBITRAGE", "ARBITRAGE", "ARBITRAGE", "ARBITRAGE", "ARBITRAGE", "ARBITRAGE", "ARBITRAGE", "ARBITRAGE", "ARBITRAGE", "ARBITRAGE", "ARBITRAGE", "ARBITRAGE", "ARBITRAGE", "ARBITRAGE", "ARBITRAGE", "ARBITRAGE", "ARBITRAGE", "ARBITRAGE", "ARBITRAGE", "ARBITRAGE", "ARBITRAGE", "ARBITRAGE", "ARBITRAGE", "ARBITRAGE", "ARBITRAGE", "ARBITRAGE", "ARBITRAGE", "ARBITRAGE", "ARBITRAGE", "ARBITRAGE", "ARBITRAGE"], "legendgroup": "1", "line": {"color": "#EF553B", "dash": "solid"}, "mode": "lines", "name": "1", "showlegend": false, "type": "scattergl", "visible": true, "x": [0, 1, 2, 3, 4, 5, 6, 7, 8, 9, 10, 11, 12, 13, 14, 15, 16, 17, 18, 19, 20, 21, 22, 23, 24, 25, 26, 27, 28, 29, 30, 31, 32, 33, 34, 35, 36, 37, 38, 39, 40, 41, 42, 43, 44, 45, 46, 47, 48, 49, 50, 51, 52, 53, 54, 55, 56, 57, 58, 59], "xaxis": "x", "y": [0.4725, 0.3955, 0.3723, 0.3294, 0.4062, 0.8322, 0.5958, 0.4816, 0.3655, 0.3816, 0.3963, 0.4235, 0.5554, 0.5452, 0.3828, 0.4224, 0.3604, 0.4241, 0.3923, 0.3995, 0.3061, 0.471, 0.3932, 0.3236, 0.3792, 0.3861, 0.4795, 0.4623, 0.3862, 0.4417, 0.4239, 0.4078, 0.381, 0.5006, 0.4333, 0.2874, 0.4276, 0.3989, 0.4196, 0.5331, 0.405, 0.4233, 0.4905, 0.541, 0.4192, 0.4168, 0.5387, 0.5062, 0.2781, 0.5175, 0.4826, 0.4157, 0.3459, 0.2997, 0.5105, 0.2786, 0.4406, 0.4119, 0.4566, 0.4262], "yaxis": "y"}, {"hovertemplate": "<b>%{hovertext}</b><br><br>fraud=1<br>ico=ATLAS<br>days=%{x}<br>series=%{y}<extra></extra>", "hovertext": ["ATLAS", "ATLAS", "ATLAS", "ATLAS", "ATLAS", "ATLAS", "ATLAS", "ATLAS", "ATLAS", "ATLAS", "ATLAS", "ATLAS", "ATLAS", "ATLAS", "ATLAS", "ATLAS", "ATLAS", "ATLAS", "ATLAS", "ATLAS", "ATLAS", "ATLAS", "ATLAS", "ATLAS", "ATLAS", "ATLAS", "ATLAS", "ATLAS", "ATLAS", "ATLAS", "ATLAS", "ATLAS", "ATLAS", "ATLAS", "ATLAS", "ATLAS", "ATLAS", "ATLAS", "ATLAS", "ATLAS", "ATLAS", "ATLAS", "ATLAS", "ATLAS", "ATLAS", "ATLAS", "ATLAS", "ATLAS", "ATLAS", "ATLAS", "ATLAS", "ATLAS", "ATLAS", "ATLAS", "ATLAS", "ATLAS", "ATLAS", "ATLAS", "ATLAS", "ATLAS"], "legendgroup": "1", "line": {"color": "#EF553B", "dash": "solid"}, "mode": "lines", "name": "1", "showlegend": false, "type": "scattergl", "visible": true, "x": [0, 1, 2, 3, 4, 5, 6, 7, 8, 9, 10, 11, 12, 13, 14, 15, 16, 17, 18, 19, 20, 21, 22, 23, 24, 25, 26, 27, 28, 29, 30, 31, 32, 33, 34, 35, 36, 37, 38, 39, 40, 41, 42, 43, 44, 45, 46, 47, 48, 49, 50, 51, 52, 53, 54, 55, 56, 57, 58, 59], "xaxis": "x", "y": [0, 0, 0, 0, 0, 0, 0, 0, 0, 0, 0, 0, 0, 0, 0, 0, 0, 0, 0, 0, 0, 0, 0, 0, 0, 0, 0, 0, 0, 0, 0, 0, 0, 0, 0, 0, 0.3056, 0, 0, 0, 0, 0, 0, 0, 0, 0, 1, 0, 0, 0, 0, 0.1829, 0, 1, 1, 1, 0, 0, 0, 1], "yaxis": "y"}, {"hovertemplate": "<b>%{hovertext}</b><br><br>fraud=1<br>ico=BANKERA<br>days=%{x}<br>series=%{y}<extra></extra>", "hovertext": ["BANKERA", "BANKERA", "BANKERA", "BANKERA", "BANKERA", "BANKERA", "BANKERA", "BANKERA", "BANKERA", "BANKERA", "BANKERA", "BANKERA", "BANKERA", "BANKERA", "BANKERA", "BANKERA", "BANKERA", "BANKERA", "BANKERA", "BANKERA", "BANKERA", "BANKERA", "BANKERA", "BANKERA", "BANKERA", "BANKERA", "BANKERA", "BANKERA", "BANKERA", "BANKERA", "BANKERA", "BANKERA", "BANKERA", "BANKERA", "BANKERA", "BANKERA", "BANKERA", "BANKERA", "BANKERA", "BANKERA", "BANKERA", "BANKERA", "BANKERA", "BANKERA", "BANKERA", "BANKERA", "BANKERA", "BANKERA", "BANKERA", "BANKERA", "BANKERA", "BANKERA", "BANKERA", "BANKERA", "BANKERA", "BANKERA", "BANKERA", "BANKERA", "BANKERA", "BANKERA"], "legendgroup": "1", "line": {"color": "#EF553B", "dash": "solid"}, "mode": "lines", "name": "1", "showlegend": false, "type": "scattergl", "visible": true, "x": [0, 1, 2, 3, 4, 5, 6, 7, 8, 9, 10, 11, 12, 13, 14, 15, 16, 17, 18, 19, 20, 21, 22, 23, 24, 25, 26, 27, 28, 29, 30, 31, 32, 33, 34, 35, 36, 37, 38, 39, 40, 41, 42, 43, 44, 45, 46, 47, 48, 49, 50, 51, 52, 53, 54, 55, 56, 57, 58, 59], "xaxis": "x", "y": [0.4438, 0.4131, 0.618, 0.6454, 0.5573, 0.7057, 0.5031, 0, 0.4468, 0.4526, 0.4444, 0.4131, 0, 0.4252, 0.4361, 0.4458, 0.3957, 0, 0.4163, 0, 0.5745, 0.4131, 0.42, 0.509, 0.4916, 0.3739, 0.3957, 0.4087, 0.5745, 0.4453, 0.4438, 0.6403, 0.4117, 0.7491, 0, 0.4438, 0.8047, 0.6397, 0.6344, 0, 0.4259, 0.4573, 0.6579, 0, 0.4252, 0.4131, 0.3523, 0, 0.5166, 0.456, 0, 0.4495, 0, 0.4495, 0, 0.4131, 0.6494, 0.4131, 0.9247, 0.4438], "yaxis": "y"}], "layout": {"autosize": true, "legend": {"title": {"text": "fraud"}, "tracegroupgap": 0}, "margin": {"t": 60}, "xaxis": {"anchor": "y", "autorange": true, "domain": [0, 1], "range": [0, 59], "title": {"text": "days"}, "type": "linear"}, "yaxis": {"anchor": "x", "autorange": true, "domain": [0, 1], "range": [-0.05556, 1.056], "title": {"text": "series"}, "type": "linear"}}}
